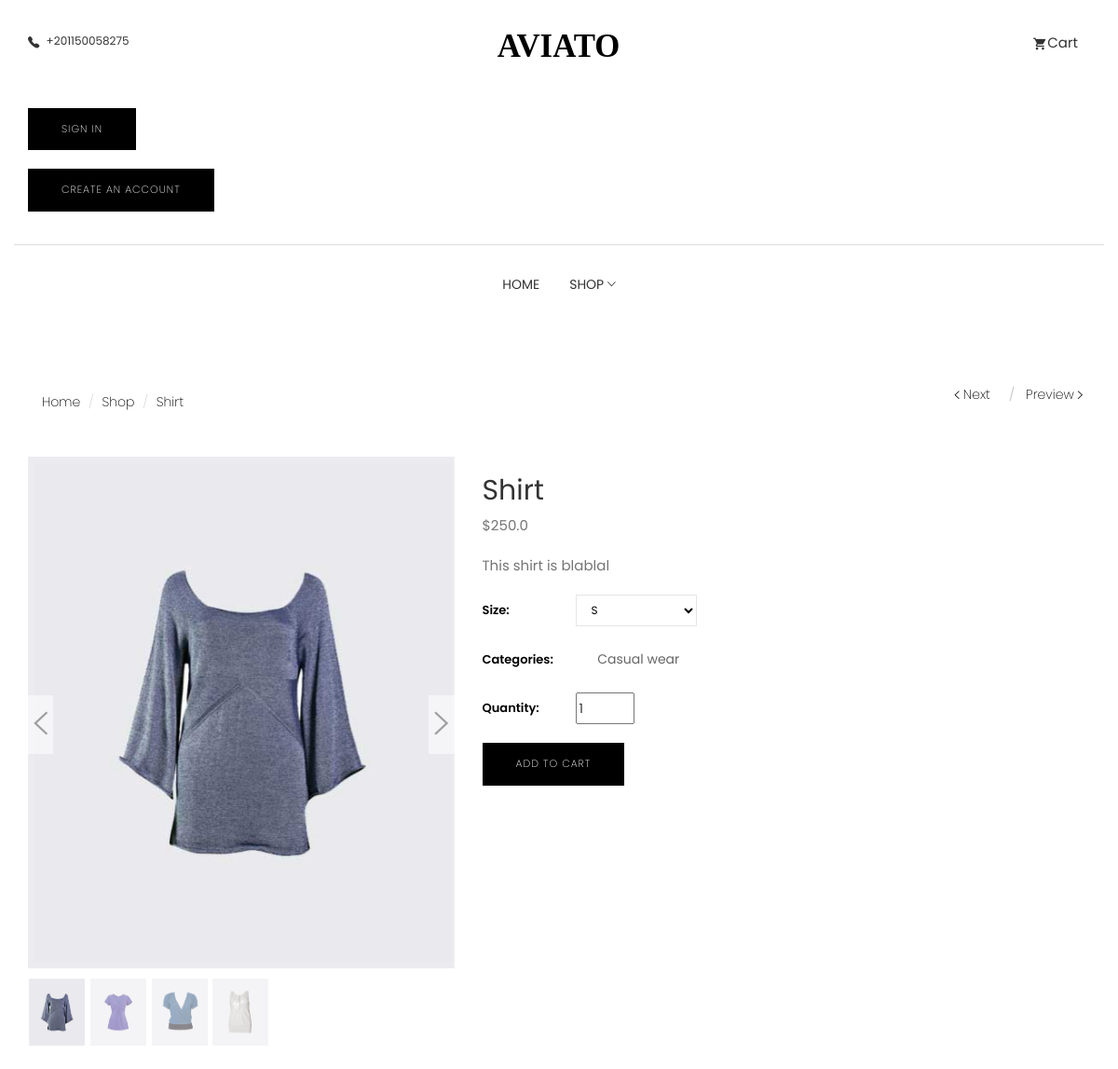
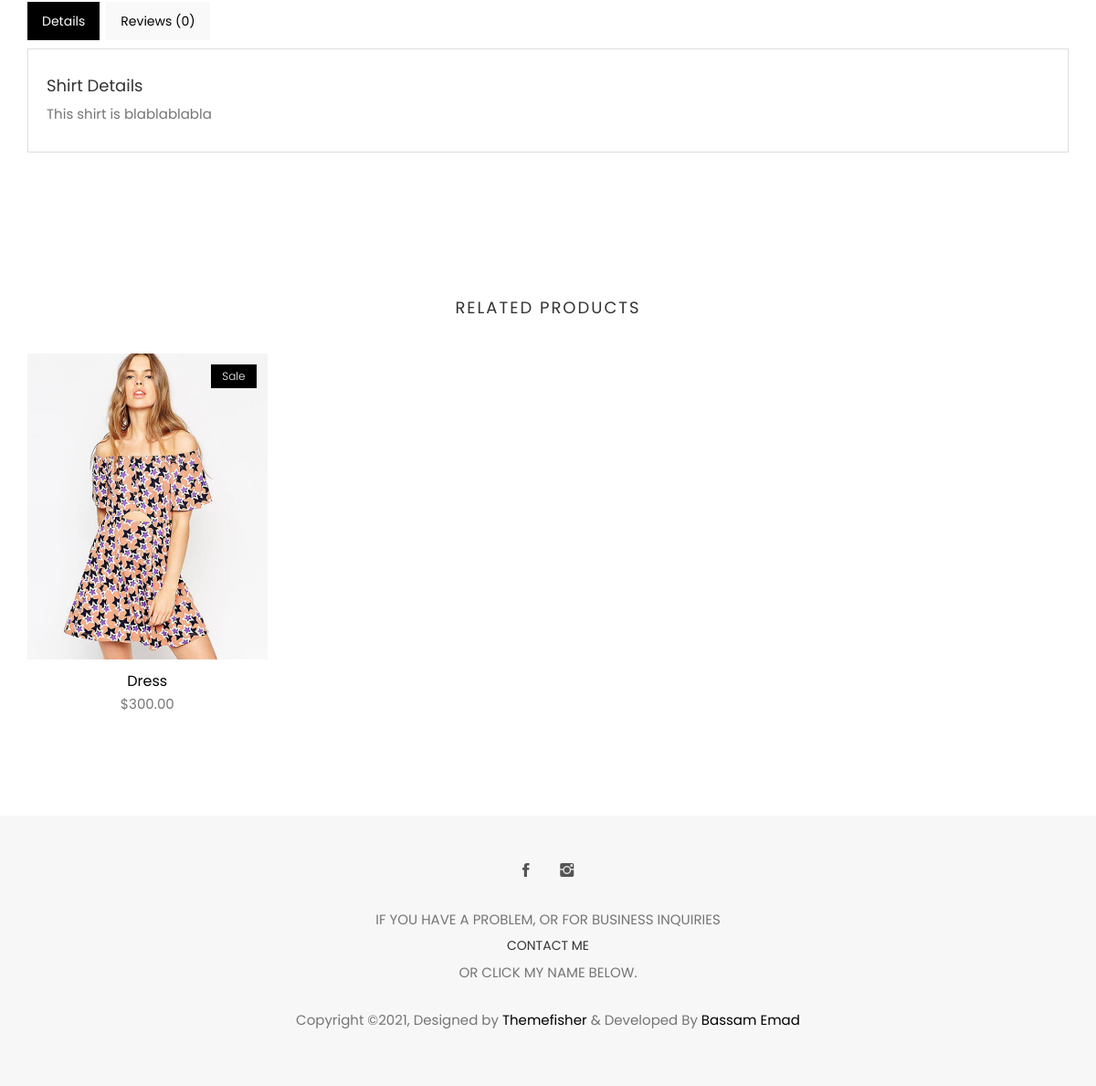
/shop/product/4/, run on the app's committed database (2 pictures, top to bottom).
### shop/models.py (models this page shows, shortened)
class Product(models.Model):
    STATUS = [
        ('True', 'True'), #Available
        ('False', 'False') #Not Available
    ]
    title = models.CharField(max_length=50)
    category = models.ForeignKey(Category, on_delete = models.CASCADE)
    image = models.ImageField(upload_to = 'products_images/')
    price = models.FloatField()
    amount = models.IntegerField()
    details = RichTextUploadingField()
    min_price = models.FloatField()
    description = models.CharField(max_length=255,)
    keywords = models.CharField(max_length=300,)
    status = models.CharField(choices=STATUS, default=True, max_length=100)
    favorite = models.ManyToManyField(settings.AUTH_USER_MODEL, blank = True)
    created_at = models.DateTimeField(auto_now_add=True)
    updated_at = models.DateTimeField(auto_now=True)
    sale = models.CharField(max_length=20, blank = True, null = True, choices=STATUS, default = 'False')
    trendy = models.CharField(max_length=20, blank = True, null = True, choices=STATUS, default = 'False')
    class Meta:
        ordering = ['-created_at']

class ProductImages(models.Model):
    product = models.ForeignKey(Product, on_delete = models.CASCADE)
    image = models.ImageField(upload_to = 'products_images/')
    class Meta:
        verbose_name = "Product Images"
        verbose_name_plural = "Products' Images"

class Category(models.Model):
    STATUS = (
        ('True' , 'True'),
        ('False' , 'False'),
    )
    status = models.CharField(choices=STATUS, max_length=20, blank=True, null = True)
    image = models.ImageField(blank = True, null = True, upload_to='images/')
    title = models.CharField(max_length=50)
    created_at = models.DateTimeField(auto_now_add=True)
    updated_at = models.DateTimeField(auto_now=True)
    class Meta:
        verbose_name_plural = 'Categories'
    def __str__(self):
        return self.title

### shop/views.py (the view)
# urls.py: path('product/<int:pk>/', views.product, name = 'product'),
def product(request, pk):
    user = request.user
    carts = Cart.objects.filter(user_id = user.id)
    total_price = 0
    for cart in carts:
        total_price += cart.total_items_price
    product = Product.objects.get(pk = pk)
    images = ProductImages.objects.filter(product = product)
    related_products = Product.objects.filter(category=product.category).exclude(pk = pk)
    comments = Comment.objects.filter(product=product)
    number_of_comments = len(comments)
    context = {
        'product' : product,
        'images' : images,
        'related_products' : related_products,
        'comments' : comments,
        'number_of_comments' : number_of_comments,
        'total_price' : total_price,
        'carts' : carts,
    }
    profile = UserCustom.objects.filter(pk = user.id).first()
    context['profile'] = profile
    return render(request, 'shop/product.html', context)

### templates/shop/product.html (shortened to what this page needs)
{% extends "base.html" %}
{% load static %}
{% block content %}
<section class="single-product">
	<div class="container">
		<div class="row">
			<div class="col-md-6">
				<ol class="breadcrumb">
					<li><a href="{%url 'home'%}">Home</a></li>
					<li><a href="{%url 'shop'%}">Shop</a></li>
					<li class="active">{{product.title}}</li>
				</ol>
			</div>
			<div class="col-md-6">
				<ol class="product-pagination text-right">
					<li><a href="blog-left-sidebar.html"><i class="tf-ion-ios-arrow-left"></i> Next </a></li>
					<li><a href="blog-left-sidebar.html">Preview <i class="tf-ion-ios-arrow-right"></i></a></li>
				</ol>
			</div>
		</div>
		<div class="row mt-20">
			<div class="col-md-5">
				<div class="single-product-slider">
					<div id='carousel-custom' class='carousel slide' data-ride='carousel'>
						<div class='carousel-outer'>
							<div class='carousel-inner '>
								<div class='item active'>
									<img src='{{product.image.url}}' alt='' data-zoom-image="{{product.image.url}}" />
								</div>
							</div>
							<a class='left carousel-control' href='#carousel-custom' data-slide='prev'>
								<i class="tf-ion-ios-arrow-left"></i>
							</a>
							<a class='right carousel-control' href='#carousel-custom' data-slide='next'>
								<i class="tf-ion-ios-arrow-right"></i>
							</a>
						</div>
						<ol class='carousel-indicators mCustomScrollbar meartlab'>
							<li data-target='#carousel-custom' data-slide-to='0' class='active'>
								<img src='{{product.image.url}}' alt='' />
							</li>
                            {% for image in images %}
                            <li data-target='#carousel-custom' data-slide-to='1'>
								<img src='{{image.image.url}}'/>
							</li>
                            {% endfor %}
						</ol>
					</div>
				</div>
			</div>
			<div class="col-md-7">
				<div class="single-product-details">
					<h2>{{product.title}}</h2>
					<p class="product-price">${{product.price}}</p>
					<p class="product-description mt-20">
						{{product.description}}
					</p>
					<div class="product-size">
						<span>Size:</span>
						<select class="form-control">
							<option>S</option>
						</select>
					</div>
					<div class="product-category">
						<span>Categories:</span>
						<ul>
							<li><a href="product-single.html">{{product.category}}</a></li>
						</ul>
					</div>
					<form method="post" action="{%url 'add_to_cart' product.id%}">
						<div class="product-quantity">
							<span>Quantity:</span>
							<div class="product-quantity-slider">
								<input id="product-quantity" type="number" value="1" name="quantity" min="1" max="{{product.amount}}">
							</div>
						</div>
						<input type="submit" value="Add to cart" class="btn btn-main mt-20">
					</form>
				</div>
			</div>
		</div>
		<div class="row">
			<div class="col-xs-12">
				<div class="tabCommon mt-20">
					<ul class="nav nav-tabs">
						<li class="active"><a data-toggle="tab" href="#details" aria-expanded="true">Details</a></li>
						<li class=""><a data-toggle="tab" href="#reviews" aria-expanded="false">Reviews ({{number_of_comments}})</a></li>
					</ul>
					<div class="tab-content patternbg">
						<div id="details" class="tab-pane fade active in">
							<h4>{{product.title}} Details</h4>
							<div>
								<p>
									{{product.details | safe}}
								</p>
							</div>
						</div>
					</div>
				</div>
			</div>
		</div>
	</div>
</section>
<section class="products related-products section">
	<div class="container">
		<div class="row">
			<div class="title text-center">
				<h2>Related Products</h2>
			</div>
		</div>
		<div class="row">
			{% for product in related_products %}
			<div class="col-md-3">
				<div class="product-item">
					<div class="product-thumb">
						{% if product.sale == 'True' %}
							<span class="bage">Sale</span>
						{% endif %}
						<img class="img-responsive" src="{{product.image.url}}" alt="product-img" />
					</div>
					<div class="product-content">
						<h4><a href="{%url 'product' product.id%}">{{product.title}}</a></h4>
						<p class="price">${{product.price}}0</p>
					</div>
				</div>
			</div>
			{% endfor %}
		</div>
	</div>
</section>
{% endblock content %}

### templates/base.html (shortened to what this page needs)
{% load static %}
<!DOCTYPE html>
<html lang="en">
    <head>
    <link rel="stylesheet" href="{%static 'plugins/themefisher-font/style.css'%}">
    <link rel="stylesheet" href="{% static 'plugins/bootstrap/css/bootstrap.min.css'%}">
    <link rel="stylesheet" href="{% static 'plugins/animate/animate.css'%}">
    <link rel="stylesheet" href="{%static 'plugins/slick/slick.css '%}">
    <link rel="stylesheet" href="{%static 'plugins/slick/slick-theme.css'%}">
    <link rel="stylesheet" href="{%static 'css/style.css'%}">
    <link rel="stylesheet" href="{%static 'css/webkit.css'%}">
    </head>
    <body id="body">
        {% include 'partials/navbar.html' %}
        {% block content %}
        {% endblock content %}
        {% include 'partials/footer.html' %}
    </body>
</html>

### templates/partials/navbar.html (shortened to what this page needs)
{% load static %}
<section class="top-header">
	<div class="container">
		<div class="row">
			<div class="col-md-4 col-xs-12 col-sm-4">
				<div class="contact-number">
					<i class="tf-ion-ios-telephone"></i>
					<span>+201150058275</span>
				</div>
					<div>
						<br>
					</div>
					<br>
					{% if user.is_authenticated %}
					<form action="{%url 'logout'%}"><input type="submit" value="LOGOUT" class="btn btn-main mt-20">{% csrf_token %}</form>
					{% else %}
					<form action="{%url 'login'%}"><input type="submit" value="SIGN IN" class="btn btn-main mt-20">{% csrf_token %}</form>
					<form action="{%url 'register'%}"><input type="submit" value="CREATE AN ACCOUNT" class="btn btn-main mt-20">{% csrf_token %}</form>
					{% endif %}
			</div>
			<div class="col-md-4 col-xs-12 col-sm-4">
				<div class="logo text-center">
					<a href="{%url 'home'%}">
						<svg width="135px" height="29px" viewBox="0 0 155 29" version="1.1" xmlns="http://www.w3.org/2000/svg"
							xmlns:xlink="http://www.w3.org/1999/xlink">
							<g id="Page-1" stroke="none" stroke-width="1" fill="none" fill-rule="evenodd" font-size="40"
								font-family="AustinBold, Austin" font-weight="bold">
								<g id="Group" transform="translate(-108.000000, -297.000000)" fill="#000000">
									<text id="AVIATO">
										<tspan x="108.94" y="325">AVIATO</tspan>
									</text>
								</g>
							</g>
						</svg>
					</a>
				</div>
			</div>
			<div class="col-md-4 col-xs-12 col-sm-4">
				<ul class="top-menu text-right list-inline">
					<li class="dropdown cart-nav dropdown-slide">
						<a href="ur" class="dropdown-toggle" data-toggle="dropdown" data-hover="dropdown"><i
								class="tf-ion-android-cart"></i>Cart</a>
					</li>
				</ul>
			</div>
		</div>
	</div>
</section>
<section class="menu">
	<nav class="navbar navigation">
		<div class="container">
			<div id="navbar" class="navbar-collapse collapse text-center">
				<ul class="nav navbar-nav">
					<li class="dropdown ">
						<a href="{%url 'home'%}">Home</a>
					</li>
					<li class="dropdown dropdown-slide">
						<a href="{%url 'shop'%}" class="dropdown-toggle" data-toggle="dropdown" data-hover="dropdown" data-delay="350"
							role="button" aria-haspopup="true" aria-expanded="false">Shop <span
								class="tf-ion-ios-arrow-down"></span></a>
					</li>
				</ul>
			</div>
		</div>
	</nav>
</section>

### templates/partials/footer.html
{% load static %}
<footer class="footer section text-center">
	<div class="container">
		<div class="row">
			<div class="col-md-12">
				<ul class="social-media">
					<li>
						<a target="_blank" href="https://www.facebook.com/gottacallmebassam/">
							<i class="tf-ion-social-facebook"></i>
						</a>
					</li>
					<li>
						<a target="_blank" href="https://www.instagram.com/baaasssam1/">
							<i class="tf-ion-social-instagram"></i>
						</a>
					</li>
				</ul>
				<ul class="footer-menu text-uppercase">
					<li>
						<p>If you have a problem, or for business inquiries</p><a href="{%url 'contact_me'%}"> <h5>Contact me</h5> </a><p>Or click my name below.</p>
					</li>
				</ul>
				<p class="copyright-text">Copyright &copy;2021, Designed by <a href="https://themefisher.com/">Themefisher</a> &amp; Developed By <a target="_blank" href="https://www.facebook.com/gottacallmebassam">Bassam Emad</a></p>
			</div>
		</div>
	</div>
</footer>

### static/css/webkit.css (style rules this page uses)
input[type=number] { -moz-appearance:textfield; }

### data on the page
Product: title "Shirt", image (picture), price "250.0", description "This shirt is blablal", category "Casual wear", details "This shirt is blablablabla"
ProductImages: image (picture)
ProductImages: image (picture)
ProductImages: image (picture)
Product: sale "Sale", image (picture), title "Dress", price "300.0"

### other printed values
{{ number_of_comments }} "0"
